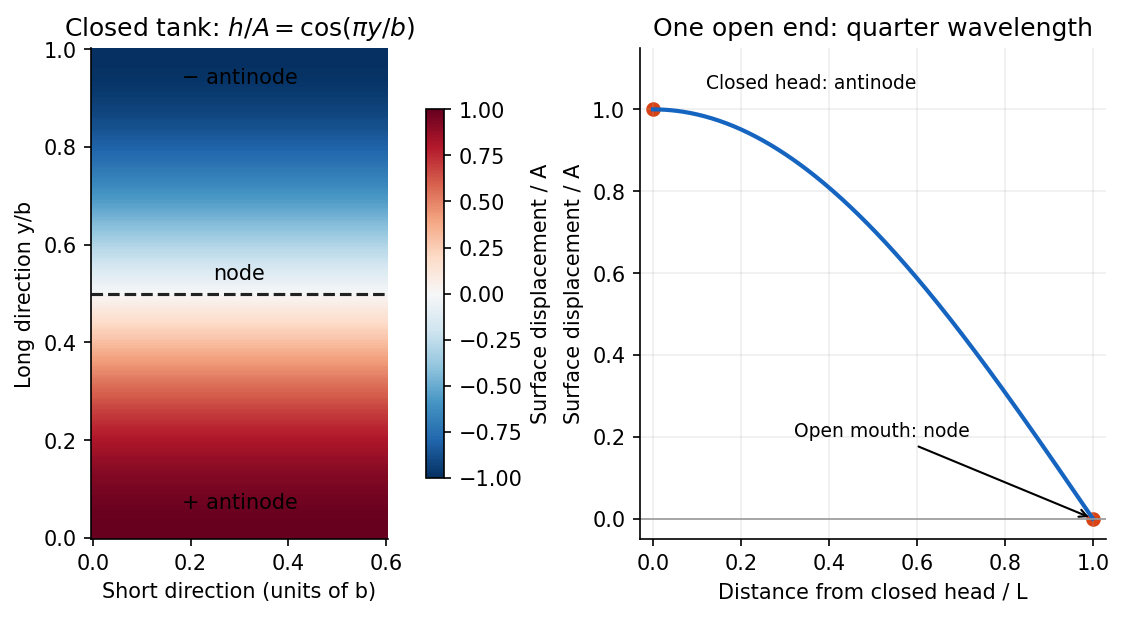

Recreate this plot in Python.
"""Original explanatory figure. Python 3.14; root pyproject dependencies."""
from pathlib import Path
import numpy as np
import matplotlib
matplotlib.use("Agg")
import matplotlib.pyplot as plt
plt.rcParams.update({"font.size": 10, "axes.spines.top": False, "axes.spines.right": False, "figure.facecolor": "white", "axes.facecolor": "white"})

fig,(ax,bx)=plt.subplots(1,2,figsize=(8,4),layout="constrained")
y=np.linspace(0,1,200);x=np.linspace(0,.6,80);X,Y=np.meshgrid(x,y);H=np.cos(np.pi*Y)
im=ax.pcolormesh(X,Y,H,shading="auto",cmap="RdBu_r",vmin=-1,vmax=1);ax.axhline(.5,color="#222",ls="--");ax.set(xlabel="Short direction (units of b)",ylabel="Long direction y/b",title=r"Closed tank: $h/A=\cos(\pi y/b)$",aspect="equal")
ax.text(.3,.93,"− antinode",ha="center");ax.text(.3,.06,"+ antinode",ha="center");ax.text(.3,.52,"node",ha="center",va="bottom")
fig.colorbar(im,ax=ax,label="Surface displacement / A",shrink=.75)
s=np.linspace(0,1,300);bx.plot(s,np.cos(np.pi*s/2),lw=2,color="#1565c0");bx.axhline(0,color="#999",lw=.8);bx.set(xlabel="Distance from closed head / L",ylabel="Surface displacement / A",title="One open end: quarter wavelength",xlim=(-.03,1.03),ylim=(-.05,1.15));bx.scatter([0,1],[1,0],color="#d84315");bx.annotate("Closed head: antinode",(0,1),xytext=(.12,1.05),fontsize=9);bx.annotate("Open mouth: node",(1,0),xytext=(.32,.2),arrowprops={"arrowstyle":"->"},fontsize=9);bx.grid(alpha=.2)

fig.savefig(Path(__file__).stem + ".png", dpi=150, facecolor="white", bbox_inches="tight")
plt.close(fig)
